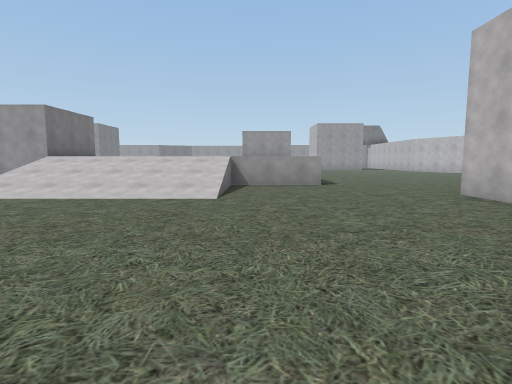
View 1 (above)

20 first-person views from a walk through a scene from a Unity 3-D project. The camera is 1.5 m above the floor, tilts 6° down and sees 80° across. The floor is counted in squares, 2 m on a side. Each view is taken from the middle of a square. On the plan, view 1 faces up. The plan holds only what a view shows up to about 10 squares ahead; the rest is blank.

View 2
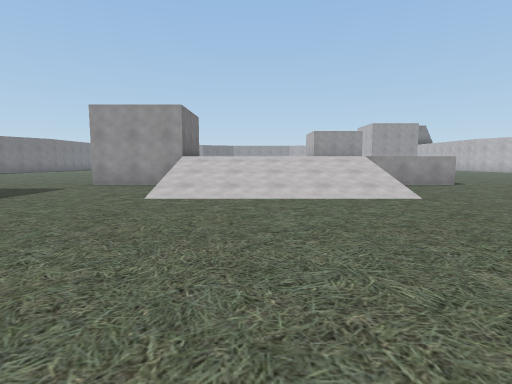

View 3
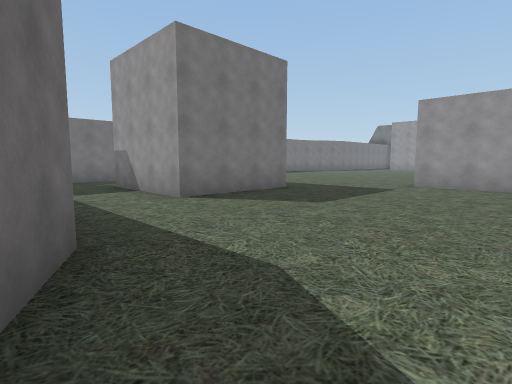

View 4
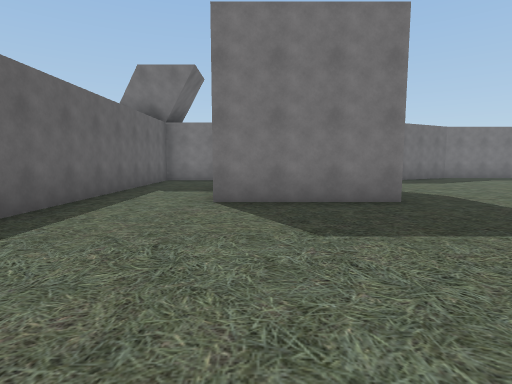

View 5
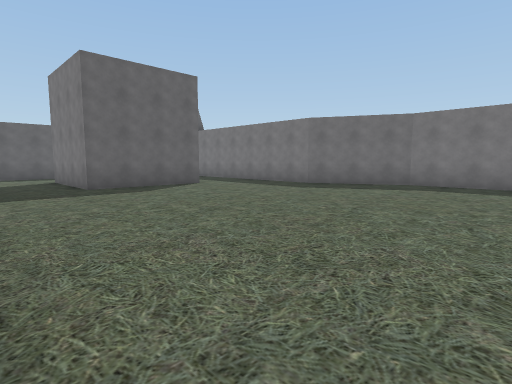

View 6
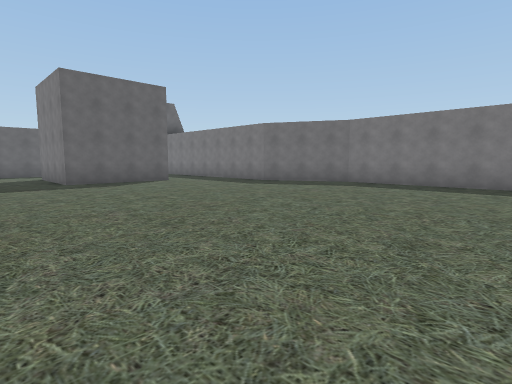

View 7
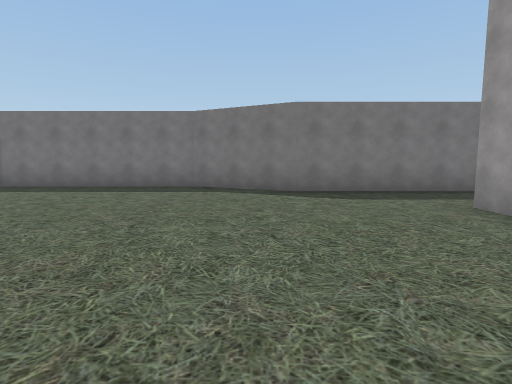

View 8
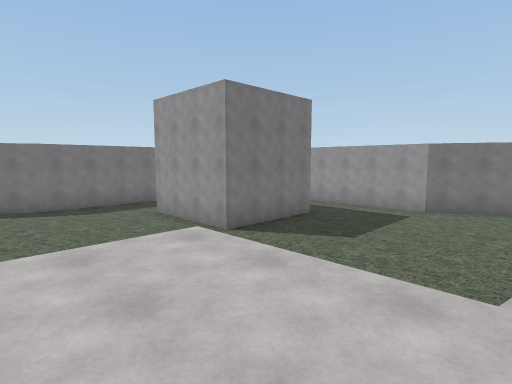

View 9
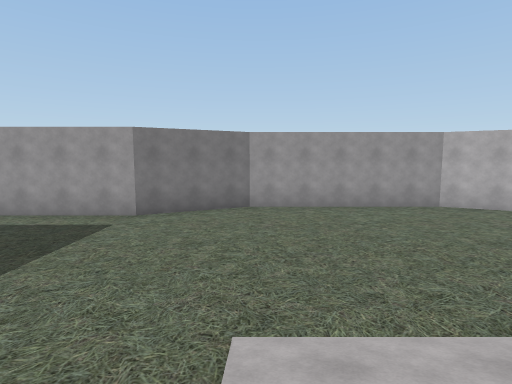

View 10
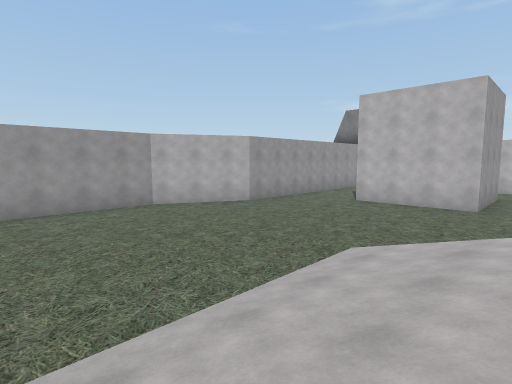

View 11
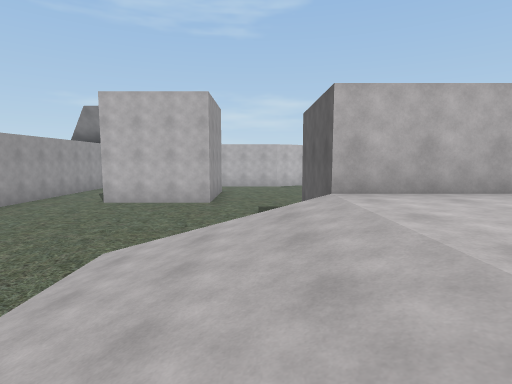

View 12
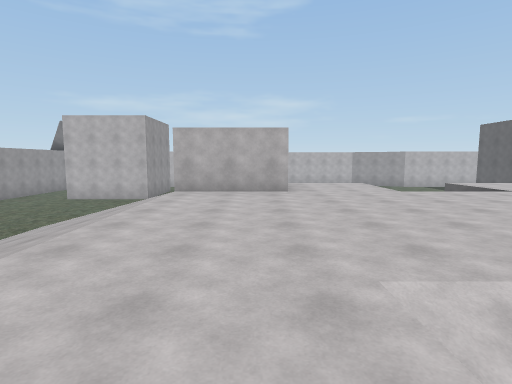

View 13
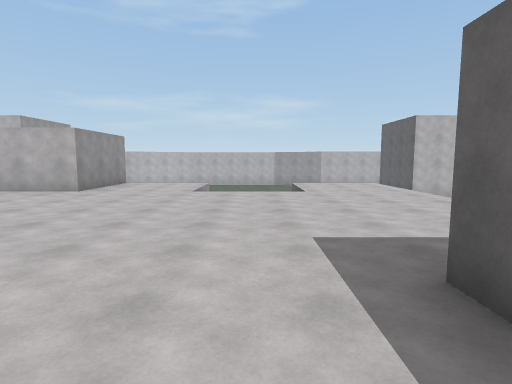

View 14
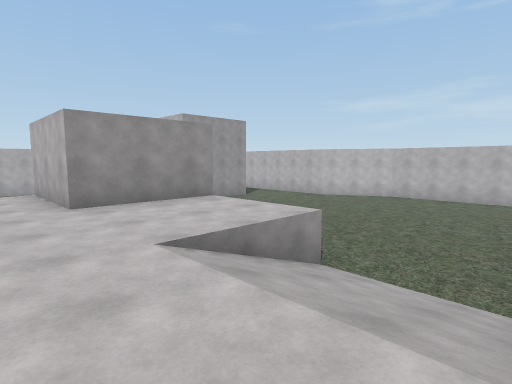

View 15
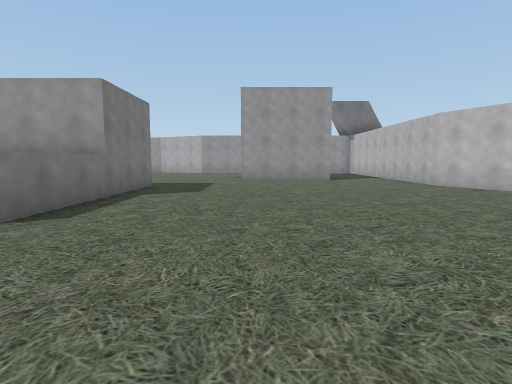

View 16
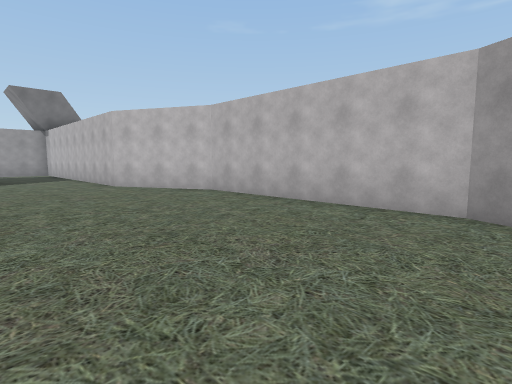

View 17
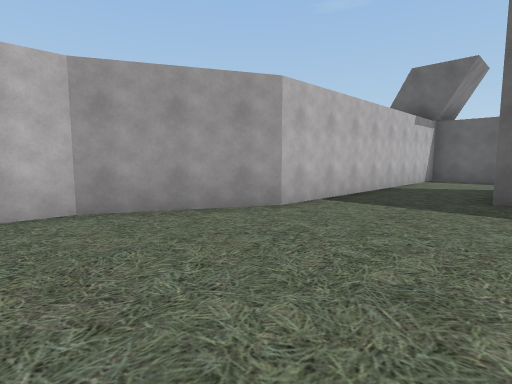

View 18
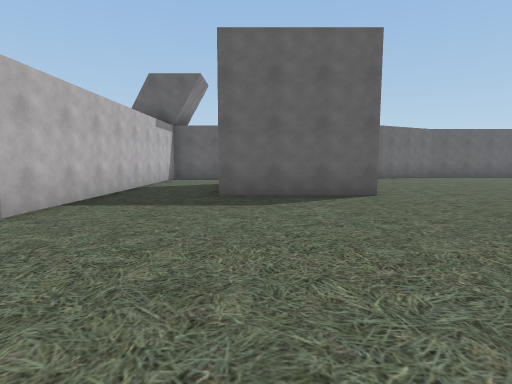

View 19
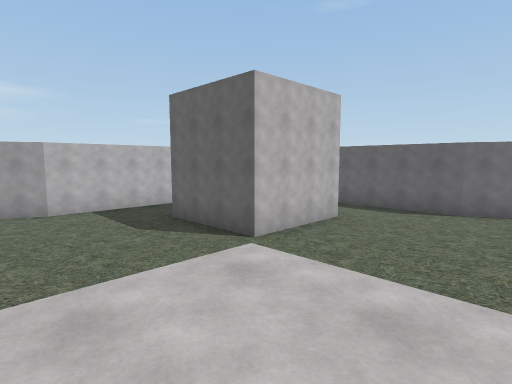

View 20
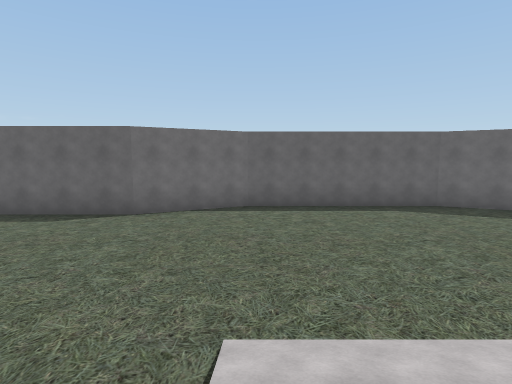

### Floor plan
Key: @ floor where view 1 was taken; # wall or solid block; x gap in a wall; . main floor; : floor 1.75 m higher than the main floor; / step, stairs or slope.
Columns run from 19 left of view 1 to 12 right of it. Each row starts with its distance up from view 1.
 30            ##########
 29        #####........#####
 28        ..................
 27         .................
 26        ..................
 25        #................#
 24  #.    #................#
 23  #...###.....//////.....###..
 22  #...........//////...........#
 21  #......     //////  .........#
 20  #....... /////////##.........#
 19 ##......../::::::::###........##
 18 #........ .::::::::###.........#
 17 #.......... /::::::::x.........#
 16 #..........  ::::::::..........#
 15 #..........  ::::::::..........#
 14 #.......... ::::::://..........#
 13 #..........:::::::://..........#
 12 #.........x :::::::///.........#
 11 #.........  #::::::::/.........#
 10 ##........###  ::::::.........##
  9  #.........##///////..........#
  8    ..........//////...........#
  7     .........//////...........#
  6      ###.....//////.....###...#
  5      ###................#  ...#
  4      ###................#  ...#
  3  #.......................  ...#
  2    ......................  ...#
  1    ......................   .
  0    #########.......@#####   #
 -1            ##########

Positions as (right, up) in squares from view 1, and headings:
1: (0, 0), facing up
2: (-4, 0), facing up
3: (-6, 0), facing up-left
4: (-6, 4), facing left
5: (-9, 15), facing down-left
6: (-9, 17), facing down-left
7: (-10, 19), facing left
8: (-6, 18), facing up-left
9: (-6, 21), facing up
10: (-5, 21), facing up-right
11: (-5, 21), facing right
12: (-8, 18), facing right
13: (-8, 13), facing right
14: (-2, 12), facing up-right
15: (5, 11), facing up
16: (7, 11), facing up-right
17: (7, 13), facing down-right
18: (7, 13), facing down
19: (0, 11), facing down-right
20: (-1, 8), facing down
